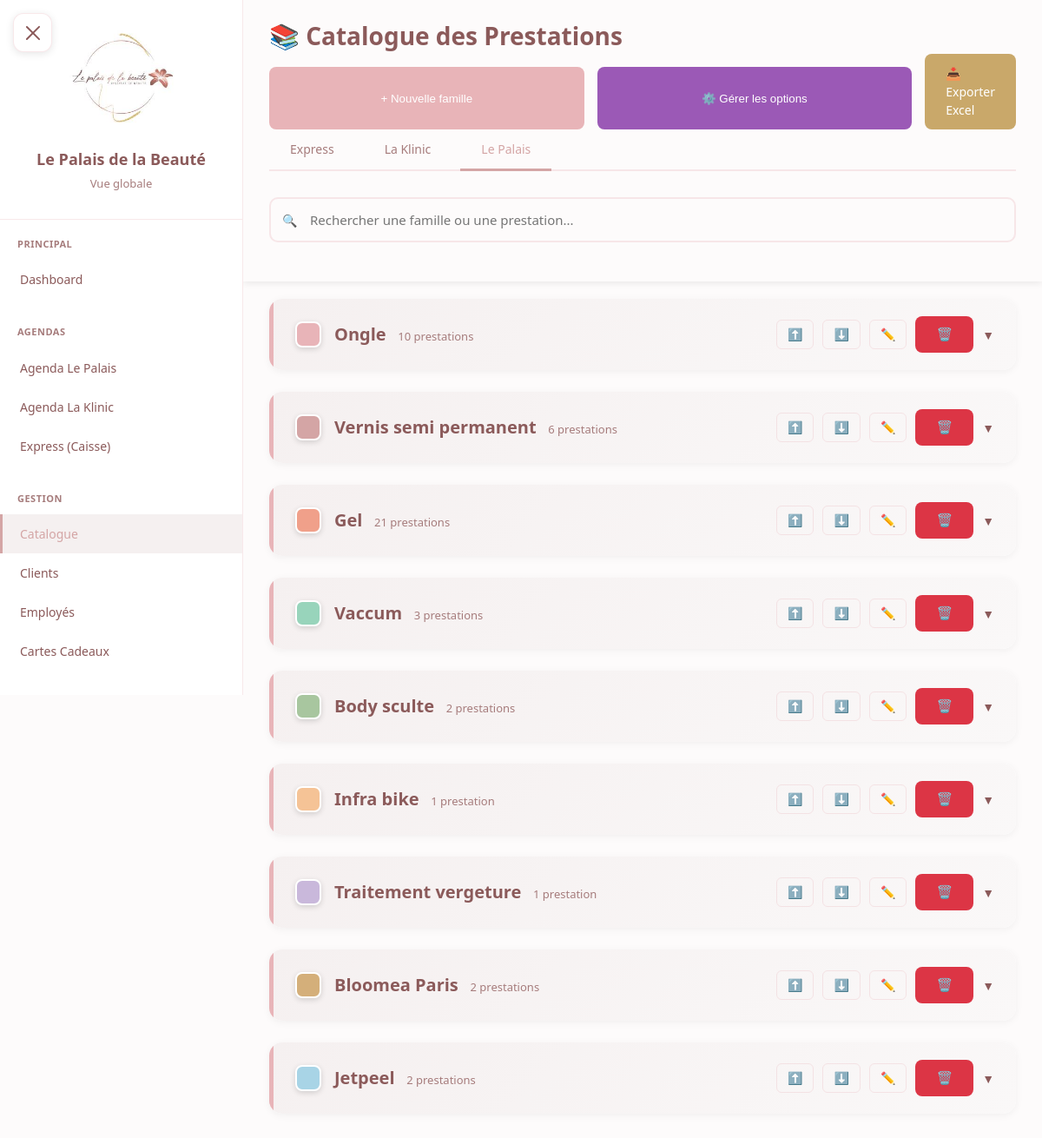
The page /gestion/catalogue/ (signed in) on the database as committed earlier.
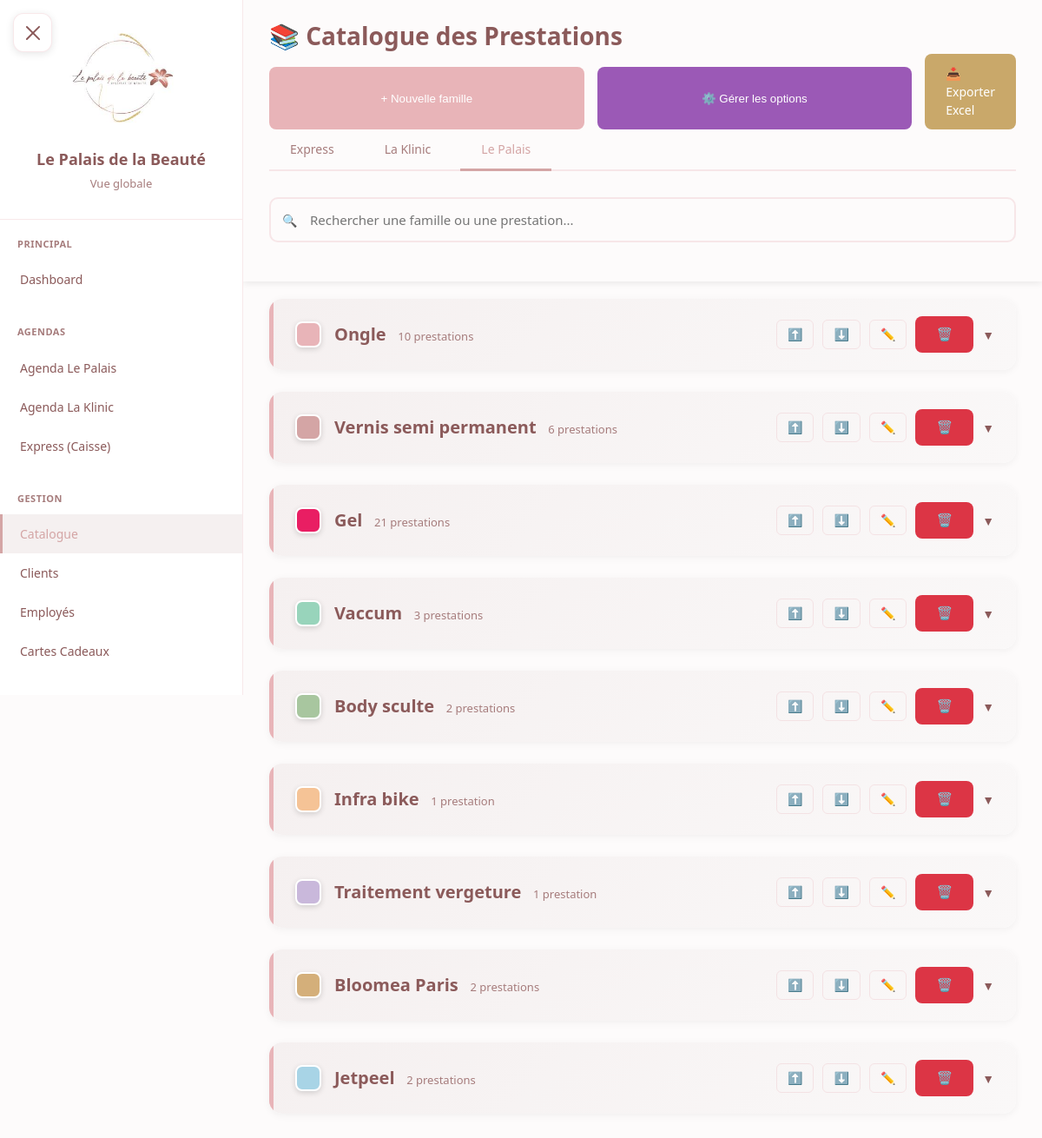
The same page on the database as committed later.
### core/models.py (models this page shows, shortened)
class FamillePrestation(models.Model):
    nom = models.CharField(max_length=100)
    institut = models.ForeignKey(Institut, on_delete=models.CASCADE, related_name='familles')
    couleur = models.CharField(
        max_length=7,
        default='#e8b4b8',
        help_text="Couleur hexadécimale pour l'affichage dans l'agenda"
    )
    ordre_affichage = models.IntegerField(default=0, help_text="Ordre d'affichage dans le catalogue")
    actif = models.BooleanField(default=True)
    date_creation = models.DateTimeField(default=timezone.now)
    date_modification = models.DateTimeField(auto_now=True)
    class Meta:
        verbose_name = "Famille de prestation"
        verbose_name_plural = "Familles de prestations"
        ordering = ['institut', 'ordre_affichage', 'nom']
        unique_together = ['nom', 'institut']
    def get_prestations_count(self):
        return self.prestations.count()

### gestion/views.py (the view)
# urls.py: path('catalogue/', views.catalogue_view, name='catalogue'),
@login_required
@role_required(['patron'])
def catalogue_view(request):
    instituts = Institut.objects.all().order_by('nom')
    institut_code = request.GET.get('institut', 'palais')
    institut_actif = Institut.objects.filter(code=institut_code).first()
    if not institut_actif:
        institut_actif = instituts.first()
    familles = FamillePrestation.objects.filter(
        institut=institut_actif
    ).prefetch_related(
        'prestations'
    ).order_by('ordre_affichage', 'nom')
    recherche = request.GET.get('q', '').strip()
    if recherche:
        familles = familles.filter(
            Q(nom__icontains=recherche) |
            Q(prestations__nom__icontains=recherche)
        ).distinct()
    return render(request, 'gestion/catalogue.html', {
        'instituts': instituts,
        'institut_actif': institut_actif,
        'familles': familles,
        'recherche': recherche,
    })

### core/models.py (called while the page is built)
    def is_patron(self):
        return self.role == 'patron'

    def get_duree_display(self):
        if self.duree_minutes:
            minutes = self.duree_minutes
        elif self.duree:
            minutes = int(float(self.duree) * 60)
        else:
            return "-"
        heures = minutes // 60
        mins = minutes % 60
        if heures > 0 and mins > 0:
            return f"{heures}h{mins:02d}"
        elif heures > 0:
            return f"{heures}h"
        else:
            return f"{mins} min"

    def is_option(self):
        return self.type_prestation == 'option'

    def is_forfait(self):
        return self.type_prestation == 'forfait' or self.est_forfait

### templates/gestion/catalogue.html (shortened to what this page needs)
{% extends 'base.html' %}
{% block content %}
<div class="page-container">
    <div class="sticky-header">
        <div class="catalogue-header">
            <h1 class="catalogue-title">📚 Catalogue des Prestations</h1>
            <div class="header-actions">
                <button class="btn-add" onclick="ouvrirModalNouvelleFamille()">+ Nouvelle famille</button>
                <button class="btn-add" onclick="ouvrirModalOptions()" style="background: #9b59b6;">⚙️ Gérer les options</button>
                <a href="{% url 'gestion:export_catalogue_excel' %}?institut={{ institut_actif.code }}" class="btn-export">📥 Exporter Excel</a>
            </div>
        </div>
        <div class="institut-tabs">
            {% for institut in instituts %}
            <a href="?institut={{ institut.code }}"
               class="institut-tab {% if institut_actif.code == institut.code %}active{% endif %}">
                {{ institut.nom }}
            </a>
            {% endfor %}
        </div>
        <div class="search-bar">
            <span class="search-icon">🔍</span>
            <input type="text"
                   class="search-input"
                   placeholder="Rechercher une famille ou une prestation..."
                   value="{{ recherche }}">
        </div>
    </div>
    <div id="famillesContainer">
    {% if familles %}
        {% for famille in familles %}
        <div class="famille-card" draggable="true" data-famille-id="{{ famille.id }}">
            <div class="famille-header" onclick="toggleFamille({{ famille.id }})">
                <div class="famille-info">
                    <div class="famille-color-badge" style="background-color: {{ famille.couleur }}"></div>
                    <div>
                        <span class="famille-nom">{{ famille.nom }}</span>
                        <span class="famille-count">{{ famille.get_prestations_count }} prestation{{ famille.get_prestations_count|pluralize }}</span>
                    </div>
                </div>
                <div class="famille-actions" onclick="event.stopPropagation()">
                    <button class="btn-icon" onclick="deplacerFamille({{ famille.id }}, 'up')" title="Monter">⬆️</button>
                    <button class="btn-icon" onclick="deplacerFamille({{ famille.id }}, 'down')" title="Descendre">⬇️</button>
                    <button class="btn-icon" onclick="ouvrirModalModifierFamille({{ famille.id }}, '{{ famille.nom }}', '{{ famille.couleur }}')" title="Modifier">✏️</button>
                    <button class="btn-icon btn-danger" onclick="ouvrirModalSupprimerFamille({{ famille.id }})" title="Supprimer">🗑️</button>
                    <span class="toggle-icon" id="toggle-{{ famille.id }}">▼</span>
                </div>
            </div>
        </div>
        {% endfor %}
    {% endif %}
    </div>
    </div>
</div>
{% endblock %}

Rows that differ between the two databases and show on the page:
changed FamillePrestation "Gel": couleur "#f0a08a" → "#e91e63" (drawn)
